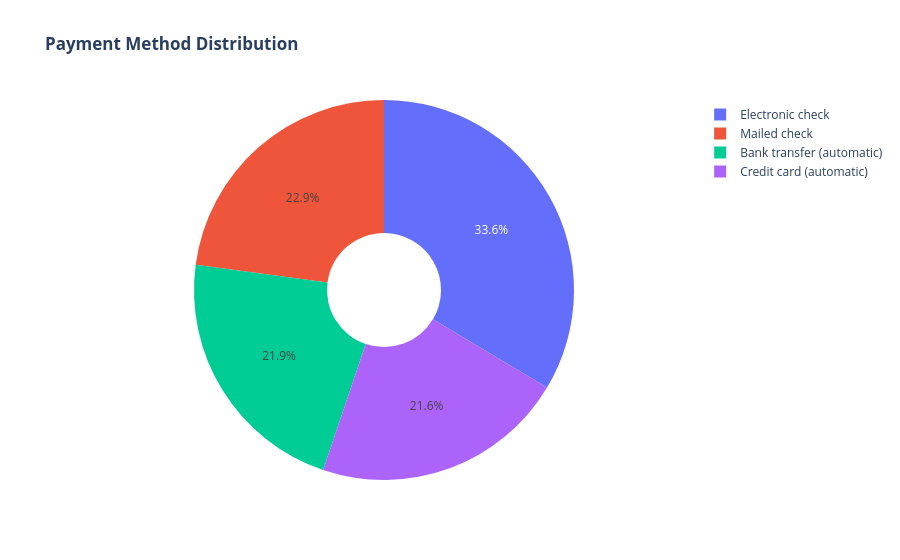
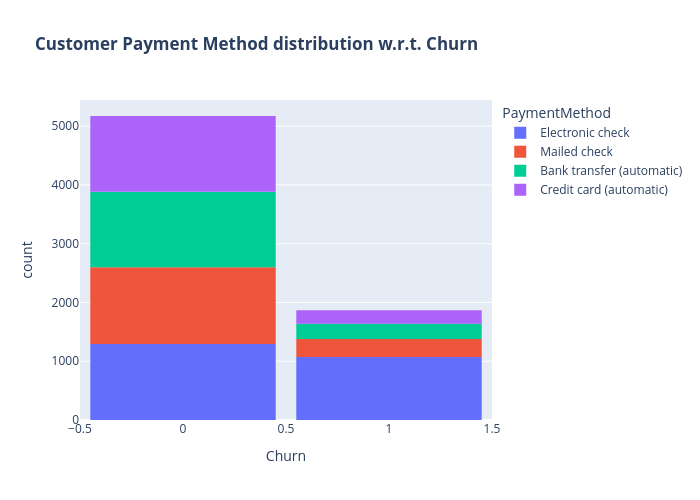

Notebook cell for these charts, in order:
### Code cell
labels = data_set['PaymentMethod'].unique()
values = data_set['PaymentMethod'].value_counts()

fig = go.Figure(data=[go.Pie(labels=labels, values=values, hole=.3)])
fig.update_layout(title_text="<b>Payment Method Distribution</b>")
fig.show()

fig = px.histogram(data_set, x="Churn", color="PaymentMethod", title="<b>Customer Payment Method distribution w.r.t. Churn</b>")
fig.update_layout(width=700, height=500, bargap=0.1)
fig.show()

### Figure 1 — Plotly figure (JSON) as saved in the notebook; plotly's stock layout.template omitted (floating-point values rounded to 4 significant figures)
{"data": [{"hole": 0.3, "labels": ["Electronic check", "Mailed check", "Bank transfer (automatic)", "Credit card (automatic)"], "type": "pie", "values": [2365, 1612, 1544, 1522]}], "layout": {"title": {"text": "<b>Payment Method Distribution</b>"}}}

### Figure 2 — Plotly figure (JSON) as saved in the notebook; plotly's stock layout.template omitted (floating-point values rounded to 4 significant figures; data arrays with more than 128 entries replaced by an {"elided": "..."} marker saying what was removed)
{"data": [{"bingroup": "x", "hovertemplate": "PaymentMethod=Electronic check<br>Churn=%{x}<br>count=%{y}<extra></extra>", "legendgroup": "Electronic check", "marker": {"color": "#636efa", "pattern": {"shape": ""}}, "name": "Electronic check", "orientation": "v", "showlegend": true, "type": "histogram", "x": {"elided": "2365 int values"}, "xaxis": "x", "yaxis": "y"}, {"bingroup": "x", "hovertemplate": "PaymentMethod=Mailed check<br>Churn=%{x}<br>count=%{y}<extra></extra>", "legendgroup": "Mailed check", "marker": {"color": "#EF553B", "pattern": {"shape": ""}}, "name": "Mailed check", "orientation": "v", "showlegend": true, "type": "histogram", "x": {"elided": "1612 int values"}, "xaxis": "x", "yaxis": "y"}, {"bingroup": "x", "hovertemplate": "PaymentMethod=Bank transfer (automatic)<br>Churn=%{x}<br>count=%{y}<extra></extra>", "legendgroup": "Bank transfer (automatic)", "marker": {"color": "#00cc96", "pattern": {"shape": ""}}, "name": "Bank transfer (automatic)", "orientation": "v", "showlegend": true, "type": "histogram", "x": {"elided": "1544 int values"}, "xaxis": "x", "yaxis": "y"}, {"bingroup": "x", "hovertemplate": "PaymentMethod=Credit card (automatic)<br>Churn=%{x}<br>count=%{y}<extra></extra>", "legendgroup": "Credit card (automatic)", "marker": {"color": "#ab63fa", "pattern": {"shape": ""}}, "name": "Credit card (automatic)", "orientation": "v", "showlegend": true, "type": "histogram", "x": {"elided": "1522 int values"}, "xaxis": "x", "yaxis": "y"}], "layout": {"bargap": 0.1, "barmode": "relative", "height": 500, "legend": {"title": {"text": "PaymentMethod"}, "tracegroupgap": 0}, "title": {"text": "<b>Customer Payment Method distribution w.r.t. Churn</b>"}, "width": 700, "xaxis": {"anchor": "y", "domain": [0, 1], "title": {"text": "Churn"}}, "yaxis": {"anchor": "x", "domain": [0, 1], "title": {"text": "count"}}}}
